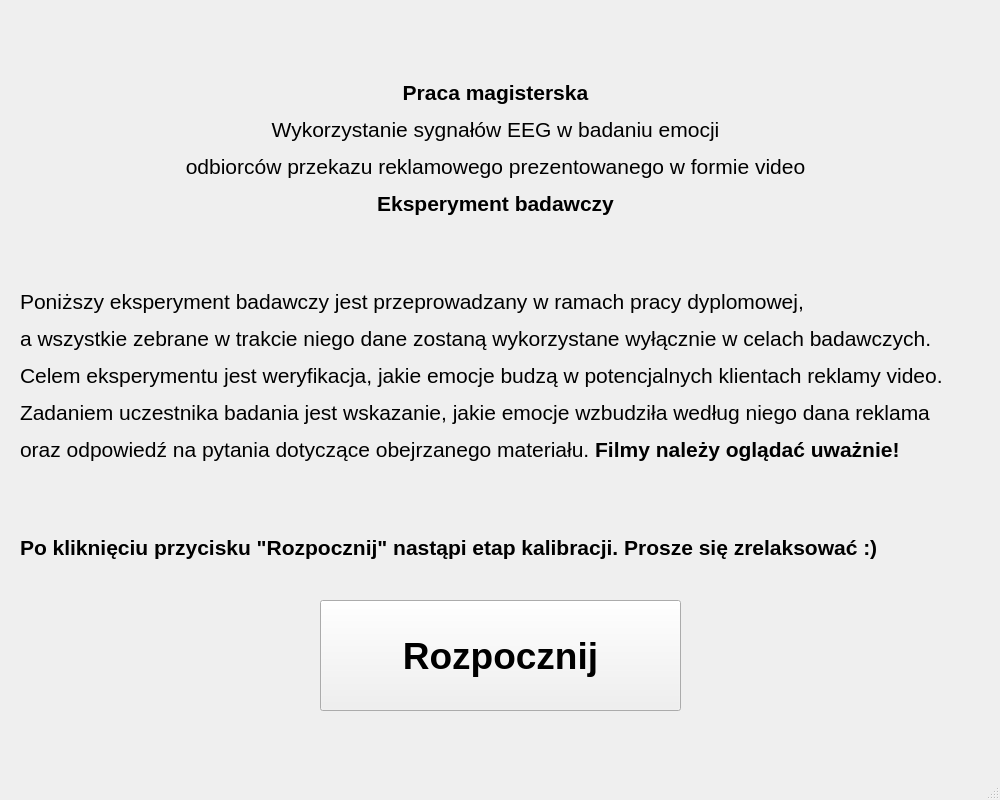
<?xml version="1.0" encoding="UTF-8"?>
<ui version="4.0">
 <class>MainWindow</class>
 <widget class="QMainWindow" name="MainWindow">
  <property name="geometry">
   <rect>
    <x>0</x>
    <y>0</y>
    <width>1000</width>
    <height>800</height>
   </rect>
  </property>
  <property name="windowTitle">
   <string>Badanie - reklamy</string>
  </property>
  <widget class="QWidget" name="centralwidget">
   <widget class="QPushButton" name="pushButton">
    <property name="geometry">
     <rect>
      <x>320</x>
      <y>600</y>
      <width>361</width>
      <height>111</height>
     </rect>
    </property>
    <property name="palette">
     <palette>
      <active>
       <colorrole role="WindowText">
        <brush brushstyle="SolidPattern">
         <color alpha="255">
          <red>0</red>
          <green>0</green>
          <blue>0</blue>
         </color>
        </brush>
       </colorrole>
       <colorrole role="Button">
        <brush brushstyle="SolidPattern">
         <color alpha="255">
          <red>240</red>
          <green>240</green>
          <blue>240</blue>
         </color>
        </brush>
       </colorrole>
       <colorrole role="Light">
        <brush brushstyle="SolidPattern">
         <color alpha="255">
          <red>255</red>
          <green>255</green>
          <blue>255</blue>
         </color>
        </brush>
       </colorrole>
       <colorrole role="Midlight">
        <brush brushstyle="SolidPattern">
         <color alpha="255">
          <red>227</red>
          <green>227</green>
          <blue>227</blue>
         </color>
        </brush>
       </colorrole>
       <colorrole role="Dark">
        <brush brushstyle="SolidPattern">
         <color alpha="255">
          <red>160</red>
          <green>160</green>
          <blue>160</blue>
         </color>
        </brush>
       </colorrole>
       <colorrole role="Mid">
        <brush brushstyle="SolidPattern">
         <color alpha="255">
          <red>160</red>
          <green>160</green>
          <blue>160</blue>
         </color>
        </brush>
       </colorrole>
       <colorrole role="Text">
        <brush brushstyle="SolidPattern">
         <color alpha="255">
          <red>0</red>
          <green>0</green>
          <blue>0</blue>
         </color>
        </brush>
       </colorrole>
       <colorrole role="BrightText">
        <brush brushstyle="SolidPattern">
         <color alpha="255">
          <red>255</red>
          <green>255</green>
          <blue>255</blue>
         </color>
        </brush>
       </colorrole>
       <colorrole role="ButtonText">
        <brush brushstyle="SolidPattern">
         <color alpha="255">
          <red>220</red>
          <green>37</green>
          <blue>4</blue>
         </color>
        </brush>
       </colorrole>
       <colorrole role="Base">
        <brush brushstyle="SolidPattern">
         <color alpha="255">
          <red>255</red>
          <green>255</green>
          <blue>255</blue>
         </color>
        </brush>
       </colorrole>
       <colorrole role="Window">
        <brush brushstyle="SolidPattern">
         <color alpha="255">
          <red>240</red>
          <green>240</green>
          <blue>240</blue>
         </color>
        </brush>
       </colorrole>
       <colorrole role="Shadow">
        <brush brushstyle="SolidPattern">
         <color alpha="255">
          <red>105</red>
          <green>105</green>
          <blue>105</blue>
         </color>
        </brush>
       </colorrole>
       <colorrole role="Highlight">
        <brush brushstyle="SolidPattern">
         <color alpha="255">
          <red>0</red>
          <green>120</green>
          <blue>215</blue>
         </color>
        </brush>
       </colorrole>
       <colorrole role="HighlightedText">
        <brush brushstyle="SolidPattern">
         <color alpha="255">
          <red>255</red>
          <green>255</green>
          <blue>255</blue>
         </color>
        </brush>
       </colorrole>
       <colorrole role="Link">
        <brush brushstyle="SolidPattern">
         <color alpha="255">
          <red>0</red>
          <green>0</green>
          <blue>255</blue>
         </color>
        </brush>
       </colorrole>
       <colorrole role="LinkVisited">
        <brush brushstyle="SolidPattern">
         <color alpha="255">
          <red>255</red>
          <green>0</green>
          <blue>255</blue>
         </color>
        </brush>
       </colorrole>
       <colorrole role="AlternateBase">
        <brush brushstyle="SolidPattern">
         <color alpha="255">
          <red>245</red>
          <green>245</green>
          <blue>245</blue>
         </color>
        </brush>
       </colorrole>
       <colorrole role="NoRole">
        <brush brushstyle="SolidPattern">
         <color alpha="255">
          <red>0</red>
          <green>0</green>
          <blue>0</blue>
         </color>
        </brush>
       </colorrole>
       <colorrole role="ToolTipBase">
        <brush brushstyle="SolidPattern">
         <color alpha="255">
          <red>255</red>
          <green>255</green>
          <blue>220</blue>
         </color>
        </brush>
       </colorrole>
       <colorrole role="ToolTipText">
        <brush brushstyle="SolidPattern">
         <color alpha="255">
          <red>0</red>
          <green>0</green>
          <blue>0</blue>
         </color>
        </brush>
       </colorrole>
       <colorrole role="PlaceholderText">
        <brush brushstyle="SolidPattern">
         <color alpha="128">
          <red>0</red>
          <green>0</green>
          <blue>0</blue>
         </color>
        </brush>
       </colorrole>
      </active>
      <inactive>
       <colorrole role="WindowText">
        <brush brushstyle="SolidPattern">
         <color alpha="255">
          <red>0</red>
          <green>0</green>
          <blue>0</blue>
         </color>
        </brush>
       </colorrole>
       <colorrole role="Button">
        <brush brushstyle="SolidPattern">
         <color alpha="255">
          <red>240</red>
          <green>240</green>
          <blue>240</blue>
         </color>
        </brush>
       </colorrole>
       <colorrole role="Light">
        <brush brushstyle="SolidPattern">
         <color alpha="255">
          <red>255</red>
          <green>255</green>
          <blue>255</blue>
         </color>
        </brush>
       </colorrole>
       <colorrole role="Midlight">
        <brush brushstyle="SolidPattern">
         <color alpha="255">
          <red>227</red>
          <green>227</green>
          <blue>227</blue>
         </color>
        </brush>
       </colorrole>
       <colorrole role="Dark">
        <brush brushstyle="SolidPattern">
         <color alpha="255">
          <red>160</red>
          <green>160</green>
          <blue>160</blue>
         </color>
        </brush>
       </colorrole>
       <colorrole role="Mid">
        <brush brushstyle="SolidPattern">
         <color alpha="255">
          <red>160</red>
          <green>160</green>
          <blue>160</blue>
         </color>
        </brush>
       </colorrole>
       <colorrole role="Text">
        <brush brushstyle="SolidPattern">
         <color alpha="255">
          <red>0</red>
          <green>0</green>
          <blue>0</blue>
         </color>
        </brush>
       </colorrole>
       <colorrole role="BrightText">
        <brush brushstyle="SolidPattern">
         <color alpha="255">
          <red>255</red>
          <green>255</green>
          <blue>255</blue>
         </color>
        </brush>
       </colorrole>
       <colorrole role="ButtonText">
        <brush brushstyle="SolidPattern">
         <color alpha="255">
          <red>0</red>
          <green>0</green>
          <blue>0</blue>
         </color>
        </brush>
       </colorrole>
       <colorrole role="Base">
        <brush brushstyle="SolidPattern">
         <color alpha="255">
          <red>255</red>
          <green>255</green>
          <blue>255</blue>
         </color>
        </brush>
       </colorrole>
       <colorrole role="Window">
        <brush brushstyle="SolidPattern">
         <color alpha="255">
          <red>240</red>
          <green>240</green>
          <blue>240</blue>
         </color>
        </brush>
       </colorrole>
       <colorrole role="Shadow">
        <brush brushstyle="SolidPattern">
         <color alpha="255">
          <red>105</red>
          <green>105</green>
          <blue>105</blue>
         </color>
        </brush>
       </colorrole>
       <colorrole role="Highlight">
        <brush brushstyle="SolidPattern">
         <color alpha="255">
          <red>240</red>
          <green>240</green>
          <blue>240</blue>
         </color>
        </brush>
       </colorrole>
       <colorrole role="HighlightedText">
        <brush brushstyle="SolidPattern">
         <color alpha="255">
          <red>0</red>
          <green>0</green>
          <blue>0</blue>
         </color>
        </brush>
       </colorrole>
       <colorrole role="Link">
        <brush brushstyle="SolidPattern">
         <color alpha="255">
          <red>0</red>
          <green>0</green>
          <blue>255</blue>
         </color>
        </brush>
       </colorrole>
       <colorrole role="LinkVisited">
        <brush brushstyle="SolidPattern">
         <color alpha="255">
          <red>255</red>
          <green>0</green>
          <blue>255</blue>
         </color>
        </brush>
       </colorrole>
       <colorrole role="AlternateBase">
        <brush brushstyle="SolidPattern">
         <color alpha="255">
          <red>245</red>
          <green>245</green>
          <blue>245</blue>
         </color>
        </brush>
       </colorrole>
       <colorrole role="NoRole">
        <brush brushstyle="NoBrush">
         <color alpha="255">
          <red>0</red>
          <green>0</green>
          <blue>0</blue>
         </color>
        </brush>
       </colorrole>
       <colorrole role="ToolTipBase">
        <brush brushstyle="SolidPattern">
         <color alpha="255">
          <red>255</red>
          <green>255</green>
          <blue>220</blue>
         </color>
        </brush>
       </colorrole>
       <colorrole role="ToolTipText">
        <brush brushstyle="SolidPattern">
         <color alpha="255">
          <red>0</red>
          <green>0</green>
          <blue>0</blue>
         </color>
        </brush>
       </colorrole>
       <colorrole role="PlaceholderText">
        <brush brushstyle="SolidPattern">
         <color alpha="128">
          <red>0</red>
          <green>0</green>
          <blue>0</blue>
         </color>
        </brush>
       </colorrole>
      </inactive>
      <disabled>
       <colorrole role="WindowText">
        <brush brushstyle="SolidPattern">
         <color alpha="255">
          <red>120</red>
          <green>120</green>
          <blue>120</blue>
         </color>
        </brush>
       </colorrole>
       <colorrole role="Button">
        <brush brushstyle="SolidPattern">
         <color alpha="255">
          <red>240</red>
          <green>240</green>
          <blue>240</blue>
         </color>
        </brush>
       </colorrole>
       <colorrole role="Light">
        <brush brushstyle="SolidPattern">
         <color alpha="255">
          <red>255</red>
          <green>255</green>
          <blue>255</blue>
         </color>
        </brush>
       </colorrole>
       <colorrole role="Midlight">
        <brush brushstyle="SolidPattern">
         <color alpha="255">
          <red>247</red>
          <green>247</green>
          <blue>247</blue>
         </color>
        </brush>
       </colorrole>
       <colorrole role="Dark">
        <brush brushstyle="SolidPattern">
         <color alpha="255">
          <red>160</red>
          <green>160</green>
          <blue>160</blue>
         </color>
        </brush>
       </colorrole>
       <colorrole role="Mid">
        <brush brushstyle="SolidPattern">
         <color alpha="255">
          <red>160</red>
          <green>160</green>
          <blue>160</blue>
         </color>
        </brush>
       </colorrole>
       <colorrole role="Text">
        <brush brushstyle="SolidPattern">
         <color alpha="255">
          <red>120</red>
          <green>120</green>
          <blue>120</blue>
         </color>
        </brush>
       </colorrole>
       <colorrole role="BrightText">
        <brush brushstyle="SolidPattern">
         <color alpha="255">
          <red>255</red>
          <green>255</green>
          <blue>255</blue>
         </color>
        </brush>
       </colorrole>
       <colorrole role="ButtonText">
        <brush brushstyle="SolidPattern">
         <color alpha="255">
          <red>120</red>
          <green>120</green>
          <blue>120</blue>
         </color>
        </brush>
       </colorrole>
       <colorrole role="Base">
        <brush brushstyle="SolidPattern">
         <color alpha="255">
          <red>240</red>
          <green>240</green>
          <blue>240</blue>
         </color>
        </brush>
       </colorrole>
       <colorrole role="Window">
        <brush brushstyle="SolidPattern">
         <color alpha="255">
          <red>240</red>
          <green>240</green>
          <blue>240</blue>
         </color>
        </brush>
       </colorrole>
       <colorrole role="Shadow">
        <brush brushstyle="SolidPattern">
         <color alpha="255">
          <red>0</red>
          <green>0</green>
          <blue>0</blue>
         </color>
        </brush>
       </colorrole>
       <colorrole role="Highlight">
        <brush brushstyle="SolidPattern">
         <color alpha="255">
          <red>0</red>
          <green>120</green>
          <blue>215</blue>
         </color>
        </brush>
       </colorrole>
       <colorrole role="HighlightedText">
        <brush brushstyle="SolidPattern">
         <color alpha="255">
          <red>255</red>
          <green>255</green>
          <blue>255</blue>
         </color>
        </brush>
       </colorrole>
       <colorrole role="Link">
        <brush brushstyle="SolidPattern">
         <color alpha="255">
          <red>0</red>
          <green>0</green>
          <blue>255</blue>
         </color>
        </brush>
       </colorrole>
       <colorrole role="LinkVisited">
        <brush brushstyle="SolidPattern">
         <color alpha="255">
          <red>255</red>
          <green>0</green>
          <blue>255</blue>
         </color>
        </brush>
       </colorrole>
       <colorrole role="AlternateBase">
        <brush brushstyle="SolidPattern">
         <color alpha="255">
          <red>245</red>
          <green>245</green>
          <blue>245</blue>
         </color>
        </brush>
       </colorrole>
       <colorrole role="NoRole">
        <brush brushstyle="NoBrush">
         <color alpha="255">
          <red>0</red>
          <green>0</green>
          <blue>0</blue>
         </color>
        </brush>
       </colorrole>
       <colorrole role="ToolTipBase">
        <brush brushstyle="SolidPattern">
         <color alpha="255">
          <red>255</red>
          <green>255</green>
          <blue>220</blue>
         </color>
        </brush>
       </colorrole>
       <colorrole role="ToolTipText">
        <brush brushstyle="SolidPattern">
         <color alpha="255">
          <red>0</red>
          <green>0</green>
          <blue>0</blue>
         </color>
        </brush>
       </colorrole>
       <colorrole role="PlaceholderText">
        <brush brushstyle="SolidPattern">
         <color alpha="128">
          <red>0</red>
          <green>0</green>
          <blue>0</blue>
         </color>
        </brush>
       </colorrole>
      </disabled>
     </palette>
    </property>
    <property name="font">
     <font>
      <pointsize>28</pointsize>
      <bold>true</bold>
     </font>
    </property>
    <property name="mouseTracking">
     <bool>true</bool>
    </property>
    <property name="text">
     <string>Rozpocznij</string>
    </property>
   </widget>
   <widget class="QLabel" name="labelTitel">
    <property name="geometry">
     <rect>
      <x>20</x>
      <y>50</y>
      <width>951</width>
      <height>541</height>
     </rect>
    </property>
    <property name="font">
     <font>
      <pointsize>16</pointsize>
     </font>
    </property>
    <property name="autoFillBackground">
     <bool>true</bool>
    </property>
    <property name="text">
     <string>&lt;html&gt;&lt;head/&gt;&lt;body&gt;&lt;p align=&quot;center&quot;&gt;&lt;span style=&quot; font-weight:700;&quot;&gt;Praca magisterska&lt;/span&gt;&lt;/p&gt;&lt;p align=&quot;center&quot;&gt;Wykorzystanie sygnałów EEG w badaniu emocji&lt;/p&gt;&lt;p align=&quot;center&quot;&gt;odbiorców przekazu reklamowego prezentowanego w formie video&lt;/p&gt;&lt;p align=&quot;center&quot;&gt;&lt;span style=&quot; font-weight:700;&quot;&gt;Eksperyment badawczy&lt;/span&gt;&lt;/p&gt;&lt;p align=&quot;center&quot;&gt;&lt;br/&gt;&lt;/p&gt;&lt;p&gt;Poniższy eksperyment badawczy jest przeprowadzany w ramach pracy dyplomowej,&lt;/p&gt;&lt;p&gt;a wszystkie zebrane w trakcie niego dane zostaną wykorzystane wyłącznie w celach badawczych.&lt;/p&gt;&lt;p&gt;Celem eksperymentu jest weryfikacja, jakie emocje budzą w potencjalnych klientach reklamy video.&lt;/p&gt;&lt;p&gt;Zadaniem uczestnika badania jest wskazanie, jakie emocje wzbudziła według niego dana reklama &lt;/p&gt;&lt;p&gt;oraz odpowiedź na pytania dotyczące obejrzanego materiału. &lt;span style=&quot; font-weight:700;&quot;&gt;Filmy należy oglądać uważnie!&lt;/span&gt;&lt;/p&gt;&lt;p&gt;&lt;br/&gt;&lt;/p&gt;&lt;p&gt;&lt;span style=&quot; font-weight:700;&quot;&gt;Po kliknięciu przycisku &amp;quot;Rozpocznij&amp;quot; nastąpi etap kalibracji. Prosze się zrelaksować :)&lt;/span&gt;&lt;/p&gt;&lt;/body&gt;&lt;/html&gt;</string>
    </property>
   </widget>
  </widget>
  <widget class="QMenuBar" name="menubar">
   <property name="geometry">
    <rect>
     <x>0</x>
     <y>0</y>
     <width>1000</width>
     <height>22</height>
    </rect>
   </property>
  </widget>
  <widget class="QStatusBar" name="statusbar"/>
 </widget>
 <resources/>
 <connections/>
</ui>
